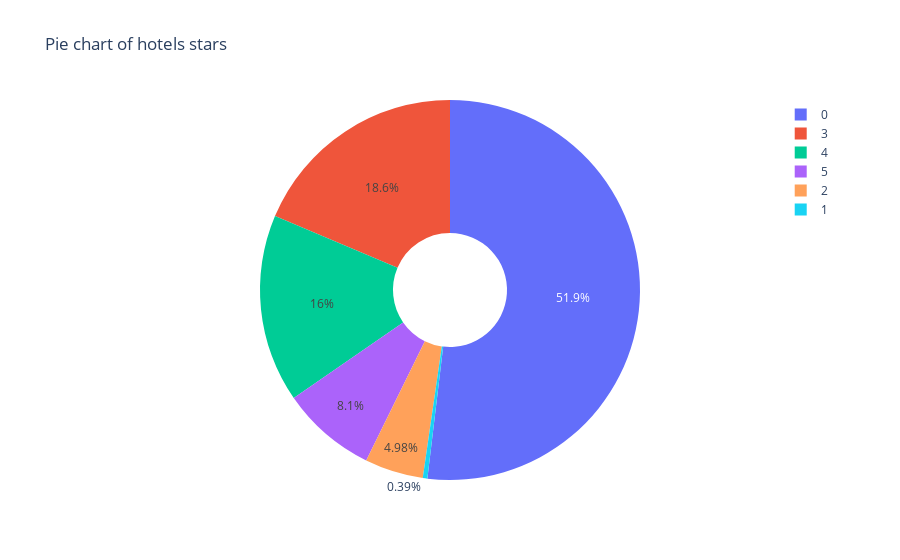

Source (notebook cell):
### Markdown cell above
### Pie chart for hotels star ratings

### Code cell
data = go.Pie(labels = star_rating_counts.index, values = star_rating_counts.values, hole = 0.3)
layout = {"title": "Pie chart of hotels stars"}
fig = go.Figure(data, layout = layout)
fig.show()

### Figure 1 — Plotly figure (JSON) as saved in the notebook; plotly's stock layout.template omitted (floating-point values rounded to 4 significant figures)
{"data": [{"hole": 0.3, "labels": [0, 3, 4, 5, 2, 1], "type": "pie", "values": [532, 191, 164, 83, 51, 4]}], "layout": {"autosize": true, "hiddenlabels": [], "title": {"text": "Pie chart of hotels stars"}}}
